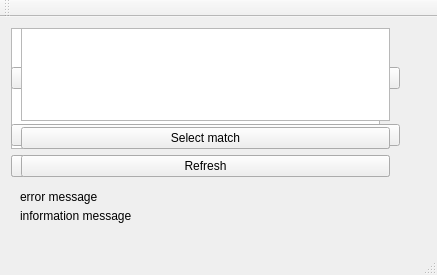
<?xml version="1.0" encoding="UTF-8"?>
<ui version="4.0">
 <class>MainWindow</class>
 <widget class="QMainWindow" name="MainWindow">
  <property name="geometry">
   <rect>
    <x>0</x>
    <y>0</y>
    <width>437</width>
    <height>275</height>
   </rect>
  </property>
  <property name="windowTitle">
   <string>MainWindow</string>
  </property>
  <widget class="QWidget" name="centralWidget">
   <widget class="QWidget" name="createOrJoinMenu" native="true">
    <property name="enabled">
     <bool>true</bool>
    </property>
    <property name="geometry">
     <rect>
      <x>10</x>
      <y>10</y>
      <width>391</width>
      <height>161</height>
     </rect>
    </property>
    <layout class="QVBoxLayout" name="verticalLayout">
     <item>
      <widget class="QPushButton" name="createButton">
       <property name="text">
        <string>Create</string>
       </property>
      </widget>
     </item>
     <item>
      <widget class="QPushButton" name="joinButton">
       <property name="text">
        <string>Join</string>
       </property>
      </widget>
     </item>
    </layout>
   </widget>
   <widget class="QWidget" name="selectPlayersMenu" native="true">
    <property name="geometry">
     <rect>
      <x>0</x>
      <y>20</y>
      <width>401</width>
      <height>151</height>
     </rect>
    </property>
    <layout class="QVBoxLayout" name="selectAmountPlayers">
     <item>
      <widget class="QLabel" name="selectAmmountPlayersLabe">
       <property name="text">
        <string>Select Amount of players</string>
       </property>
      </widget>
     </item>
     <item>
      <widget class="QComboBox" name="selectAmountList">
       <item>
        <property name="text">
         <string>1</string>
        </property>
       </item>
       <item>
        <property name="text">
         <string>2</string>
        </property>
       </item>
       <item>
        <property name="text">
         <string>3</string>
        </property>
       </item>
       <item>
        <property name="text">
         <string>4</string>
        </property>
       </item>
      </widget>
     </item>
     <item>
      <widget class="QPushButton" name="selectAmmountPlayersButton">
       <property name="text">
        <string>Select</string>
       </property>
      </widget>
     </item>
    </layout>
   </widget>
   <widget class="QWidget" name="connectHostPortMenu" native="true">
    <property name="geometry">
     <rect>
      <x>20</x>
      <y>20</y>
      <width>381</width>
      <height>161</height>
     </rect>
    </property>
    <layout class="QFormLayout" name="formLayout">
     <item row="0" column="0">
      <widget class="QLabel" name="hostLabel">
       <property name="text">
        <string>Host</string>
       </property>
      </widget>
     </item>
     <item row="1" column="0">
      <widget class="QLineEdit" name="HostInput"/>
     </item>
     <item row="1" column="1">
      <widget class="QLineEdit" name="portInput"/>
     </item>
     <item row="2" column="1">
      <widget class="QPushButton" name="connectButton">
       <property name="text">
        <string>Conectar</string>
       </property>
      </widget>
     </item>
     <item row="0" column="1">
      <widget class="QLabel" name="portLabel">
       <property name="text">
        <string>Port</string>
       </property>
      </widget>
     </item>
    </layout>
   </widget>
   <widget class="QWidget" name="selectMapMenu" native="true">
    <property name="geometry">
     <rect>
      <x>0</x>
      <y>0</y>
      <width>391</width>
      <height>171</height>
     </rect>
    </property>
    <layout class="QVBoxLayout" name="verticalLayout_2">
     <item>
      <widget class="QListWidget" name="listMap"/>
     </item>
     <item>
      <widget class="QPushButton" name="selectMap">
       <property name="text">
        <string>Select map</string>
       </property>
      </widget>
     </item>
    </layout>
   </widget>
   <widget class="QWidget" name="startOrQuitMenu" native="true">
    <property name="geometry">
     <rect>
      <x>0</x>
      <y>10</y>
      <width>411</width>
      <height>161</height>
     </rect>
    </property>
    <layout class="QVBoxLayout" name="verticalLayout_3">
     <item>
      <widget class="QPushButton" name="startGameButton">
       <property name="text">
        <string>Start game</string>
       </property>
      </widget>
     </item>
     <item>
      <widget class="QPushButton" name="quitButton">
       <property name="text">
        <string>Quit</string>
       </property>
      </widget>
     </item>
    </layout>
   </widget>
   <widget class="QWidget" name="selectMatchMenu" native="true">
    <property name="geometry">
     <rect>
      <x>10</x>
      <y>0</y>
      <width>391</width>
      <height>171</height>
     </rect>
    </property>
    <layout class="QVBoxLayout" name="verticalLayout_4">
     <item>
      <widget class="QListWidget" name="listMatch"/>
     </item>
     <item>
      <widget class="QPushButton" name="selectMatchButton">
       <property name="text">
        <string>Select match</string>
       </property>
      </widget>
     </item>
     <item>
      <widget class="QPushButton" name="refreshButton">
       <property name="text">
        <string>Refresh</string>
       </property>
      </widget>
     </item>
    </layout>
   </widget>
   <widget class="QLabel" name="errorLabel">
    <property name="geometry">
     <rect>
      <x>20</x>
      <y>170</y>
      <width>381</width>
      <height>20</height>
     </rect>
    </property>
    <property name="text">
     <string>error message</string>
    </property>
   </widget>
   <widget class="QLabel" name="informationLabel">
    <property name="geometry">
     <rect>
      <x>20</x>
      <y>190</y>
      <width>381</width>
      <height>17</height>
     </rect>
    </property>
    <property name="text">
     <string>information message</string>
    </property>
   </widget>
  </widget>
  <widget class="QMenuBar" name="menuBar">
   <property name="geometry">
    <rect>
     <x>0</x>
     <y>0</y>
     <width>437</width>
     <height>22</height>
    </rect>
   </property>
  </widget>
  <widget class="QToolBar" name="mainToolBar">
   <attribute name="toolBarArea">
    <enum>TopToolBarArea</enum>
   </attribute>
   <attribute name="toolBarBreak">
    <bool>false</bool>
   </attribute>
  </widget>
  <widget class="QStatusBar" name="statusBar"/>
 </widget>
 <layoutdefault spacing="6" margin="11"/>
 <resources/>
 <connections/>
</ui>
